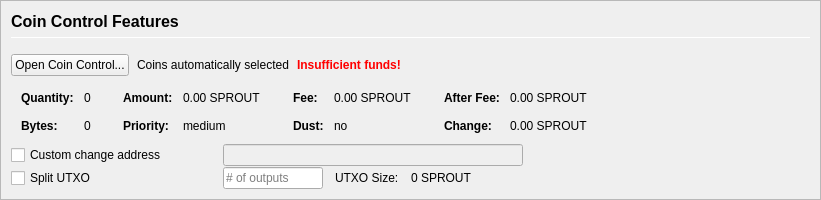
         <widget class="QFrame" name="frameCoinControl">
          <property name="sizePolicy">
           <sizepolicy hsizetype="Expanding" vsizetype="Expanding">
            <horstretch>0</horstretch>
            <verstretch>0</verstretch>
           </sizepolicy>
          </property>
          <property name="maximumSize">
           <size>
            <width>16777215</width>
            <height>16777215</height>
           </size>
          </property>
          <property name="frameShape">
           <enum>QFrame::StyledPanel</enum>
          </property>
          <property name="frameShadow">
           <enum>QFrame::Sunken</enum>
          </property>
          <layout class="QVBoxLayout" name="verticalLayoutCoinControl2">
           <property name="spacing">
            <number>0</number>
           </property>
           <property name="leftMargin">
            <number>0</number>
           </property>
           <property name="topMargin">
            <number>0</number>
           </property>
           <property name="rightMargin">
            <number>0</number>
           </property>
           <property name="bottomMargin">
            <number>0</number>
           </property>
           <item>
            <widget class="QFrame" name="frameCoinControl_BG">
             <layout class="QVBoxLayout" name="verticalLayoutCoinControl" stretch="0,0,0,0,0,0">
              <property name="spacing">
               <number>1</number>
              </property>
              <property name="leftMargin">
               <number>10</number>
              </property>
              <property name="topMargin">
               <number>10</number>
              </property>
              <item>
               <layout class="QHBoxLayout" name="horizontalLayoutCoinControl1">
                <property name="bottomMargin">
                 <number>15</number>
                </property>
                <item>
                 <layout class="QVBoxLayout" name="verticalLayout_3">
                  <property name="spacing">
                   <number>6</number>
                  </property>
                  <item>
                   <widget class="QLabel" name="labelCoinControlFeatures">
                    <property name="sizePolicy">
                     <sizepolicy hsizetype="Preferred" vsizetype="Maximum">
                      <horstretch>0</horstretch>
                      <verstretch>0</verstretch>
                     </sizepolicy>
                    </property>
                    <property name="minimumSize">
                     <size>
                      <width>0</width>
                      <height>20</height>
                     </size>
                    </property>
                    <property name="font">
                     <font>
                      <pointsize>12</pointsize>
                      <weight>75</weight>
                      <bold>true</bold>
                     </font>
                    </property>
                    <property name="styleSheet">
                     <string notr="true">font-weight:bold;</string>
                    </property>
                    <property name="text">
                     <string>Coin Control Features</string>
                    </property>
                   </widget>
                  </item>
                  <item>
                   <widget class="Line" name="line">
                    <property name="minimumSize">
                     <size>
                      <width>0</width>
                      <height>1</height>
                     </size>
                    </property>
                    <property name="maximumSize">
                     <size>
                      <width>16777215</width>
                      <height>1</height>
                     </size>
                    </property>
                    <property name="orientation">
                     <enum>Qt::Horizontal</enum>
                    </property>
                   </widget>
                  </item>
                 </layout>
                </item>
               </layout>
              </item>
              <item>
               <layout class="QHBoxLayout" name="horizontalLayoutCoinControl2" stretch="0,0,0,0">
                <property name="spacing">
                 <number>8</number>
                </property>
                <property name="bottomMargin">
                 <number>10</number>
                </property>
                <item>
                 <widget class="QPushButton" name="pushButtonCoinControl">
                  <property name="styleSheet">
                   <string notr="true"/>
                  </property>
                  <property name="text">
                   <string>Open Coin Control...</string>
                  </property>
                  <property name="autoDefault">
                   <bool>false</bool>
                  </property>
                 </widget>
                </item>
                <item>
                 <widget class="QLabel" name="labelCoinControlAutomaticallySelected">
                  <property name="text">
                   <string>Coins automatically selected</string>
                  </property>
                  <property name="margin">
                   <number>5</number>
                  </property>
                 </widget>
                </item>
                <item>
                 <widget class="QLabel" name="labelCoinControlInsuffFunds">
                  <property name="font">
                   <font>
                    <weight>75</weight>
                    <bold>true</bold>
                   </font>
                  </property>
                  <property name="styleSheet">
                   <string notr="true">color:red;font-weight:bold;</string>
                  </property>
                  <property name="text">
                   <string>Insufficient funds!</string>
                  </property>
                  <property name="margin">
                   <number>5</number>
                  </property>
                 </widget>
                </item>
                <item>
                 <spacer name="horizontalSpacerCoinControl">
                  <property name="orientation">
                   <enum>Qt::Horizontal</enum>
                  </property>
                  <property name="sizeHint" stdset="0">
                   <size>
                    <width>40</width>
                    <height>1</height>
                   </size>
                  </property>
                 </spacer>
                </item>
               </layout>
              </item>
              <item>
               <widget class="QWidget" name="widgetCoinControl" native="true">
                <property name="sizePolicy">
                 <sizepolicy hsizetype="Preferred" vsizetype="Preferred">
                  <horstretch>0</horstretch>
                  <verstretch>0</verstretch>
                 </sizepolicy>
                </property>
                <property name="minimumSize">
                 <size>
                  <width>0</width>
                  <height>0</height>
                 </size>
                </property>
                <property name="styleSheet">
                 <string notr="true"/>
                </property>
                <layout class="QHBoxLayout" name="horizontalLayoutCoinControl5">
                 <property name="leftMargin">
                  <number>0</number>
                 </property>
                 <property name="topMargin">
                  <number>0</number>
                 </property>
                 <property name="rightMargin">
                  <number>0</number>
                 </property>
                 <property name="bottomMargin">
                  <number>0</number>
                 </property>
                 <item>
                  <layout class="QHBoxLayout" name="horizontalLayoutCoinControl3" stretch="0,0,0,1">
                   <property name="spacing">
                    <number>20</number>
                   </property>
                   <property name="topMargin">
                    <number>0</number>
                   </property>
                   <property name="bottomMargin">
                    <number>10</number>
                   </property>
                   <item>
                    <layout class="QFormLayout" name="formLayoutCoinControl1">
                     <property name="horizontalSpacing">
                      <number>10</number>
                     </property>
                     <property name="verticalSpacing">
                      <number>14</number>
                     </property>
                     <property name="leftMargin">
                      <number>10</number>
                     </property>
                     <property name="topMargin">
                      <number>4</number>
                     </property>
                     <property name="rightMargin">
                      <number>6</number>
                     </property>
                     <item row="0" column="0">
                      <widget class="QLabel" name="labelCoinControlQuantityText">
                       <property name="font">
                        <font>
                         <weight>75</weight>
                         <bold>true</bold>
                        </font>
                       </property>
                       <property name="text">
                        <string>Quantity:</string>
                       </property>
                       <property name="margin">
                        <number>0</number>
                       </property>
                      </widget>
                     </item>
                     <item row="0" column="1">
                      <widget class="QLabel" name="labelCoinControlQuantity">
                       <property name="cursor">
                        <cursorShape>IBeamCursor</cursorShape>
                       </property>
                       <property name="contextMenuPolicy">
                        <enum>Qt::ActionsContextMenu</enum>
                       </property>
                       <property name="text">
                        <string notr="true">0</string>
                       </property>
                       <property name="margin">
                        <number>0</number>
                       </property>
                       <property name="textInteractionFlags">
                        <set>Qt::LinksAccessibleByMouse|Qt::TextSelectableByKeyboard|Qt::TextSelectableByMouse</set>
                       </property>
                      </widget>
                     </item>
                     <item row="1" column="0">
                      <widget class="QLabel" name="labelCoinControlBytesText">
                       <property name="font">
                        <font>
                         <weight>75</weight>
                         <bold>true</bold>
                        </font>
                       </property>
                       <property name="text">
                        <string>Bytes:</string>
                       </property>
                      </widget>
                     </item>
                     <item row="1" column="1">
                      <widget class="QLabel" name="labelCoinControlBytes">
                       <property name="cursor">
                        <cursorShape>IBeamCursor</cursorShape>
                       </property>
                       <property name="contextMenuPolicy">
                        <enum>Qt::ActionsContextMenu</enum>
                       </property>
                       <property name="text">
                        <string notr="true">0</string>
                       </property>
                       <property name="textInteractionFlags">
                        <set>Qt::LinksAccessibleByMouse|Qt::TextSelectableByKeyboard|Qt::TextSelectableByMouse</set>
                       </property>
                      </widget>
                     </item>
                    </layout>
                   </item>
                   <item>
                    <layout class="QFormLayout" name="formLayoutCoinControl2">
                     <property name="horizontalSpacing">
                      <number>10</number>
                     </property>
                     <property name="verticalSpacing">
                      <number>14</number>
                     </property>
                     <property name="leftMargin">
                      <number>6</number>
                     </property>
                     <property name="topMargin">
                      <number>4</number>
                     </property>
                     <property name="rightMargin">
                      <number>6</number>
                     </property>
                     <item row="0" column="0">
                      <widget class="QLabel" name="labelCoinControlAmountText">
                       <property name="font">
                        <font>
                         <weight>75</weight>
                         <bold>true</bold>
                        </font>
                       </property>
                       <property name="text">
                        <string>Amount:</string>
                       </property>
                       <property name="margin">
                        <number>0</number>
                       </property>
                      </widget>
                     </item>
                     <item row="0" column="1">
                      <widget class="QLabel" name="labelCoinControlAmount">
                       <property name="cursor">
                        <cursorShape>IBeamCursor</cursorShape>
                       </property>
                       <property name="contextMenuPolicy">
                        <enum>Qt::ActionsContextMenu</enum>
                       </property>
                       <property name="text">
                        <string notr="true">0.00 SPROUT</string>
                       </property>
                       <property name="textInteractionFlags">
                        <set>Qt::LinksAccessibleByMouse|Qt::TextSelectableByKeyboard|Qt::TextSelectableByMouse</set>
                       </property>
                      </widget>
                     </item>
                     <item row="1" column="0">
                      <widget class="QLabel" name="labelCoinControlPriorityText">
                       <property name="font">
                        <font>
                         <weight>75</weight>
                         <bold>true</bold>
                        </font>
                       </property>
                       <property name="text">
                        <string>Priority:</string>
                       </property>
                      </widget>
                     </item>
                     <item row="1" column="1">
                      <widget class="QLabel" name="labelCoinControlPriority">
                       <property name="cursor">
                        <cursorShape>IBeamCursor</cursorShape>
                       </property>
                       <property name="contextMenuPolicy">
                        <enum>Qt::ActionsContextMenu</enum>
                       </property>
                       <property name="text">
                        <string>medium</string>
                       </property>
                       <property name="textInteractionFlags">
                        <set>Qt::LinksAccessibleByMouse|Qt::TextSelectableByKeyboard|Qt::TextSelectableByMouse</set>
                       </property>
                      </widget>
                     </item>
                    </layout>
                   </item>
                   <item>
                    <layout class="QFormLayout" name="formLayoutCoinControl3">
                     <property name="horizontalSpacing">
                      <number>10</number>
                     </property>
                     <property name="verticalSpacing">
                      <number>14</number>
                     </property>
                     <property name="leftMargin">
                      <number>6</number>
                     </property>
                     <property name="topMargin">
                      <number>4</number>
                     </property>
                     <property name="rightMargin">
                      <number>6</number>
                     </property>
                     <item row="0" column="0">
                      <widget class="QLabel" name="labelCoinControlFeeText">
                       <property name="font">
                        <font>
                         <weight>75</weight>
                         <bold>true</bold>
                        </font>
                       </property>
                       <property name="text">
                        <string>Fee:</string>
                       </property>
                       <property name="margin">
                        <number>0</number>
                       </property>
                      </widget>
                     </item>
                     <item row="0" column="1">
                      <widget class="QLabel" name="labelCoinControlFee">
                       <property name="cursor">
                        <cursorShape>IBeamCursor</cursorShape>
                       </property>
                       <property name="contextMenuPolicy">
                        <enum>Qt::ActionsContextMenu</enum>
                       </property>
                       <property name="text">
                        <string notr="true">0.00 SPROUT</string>
                       </property>
                       <property name="textInteractionFlags">
                        <set>Qt::LinksAccessibleByMouse|Qt::TextSelectableByKeyboard|Qt::TextSelectableByMouse</set>
                       </property>
                      </widget>
                     </item>
                     <item row="1" column="0">
                      <widget class="QLabel" name="labelCoinControlLowOutputText">
                       <property name="font">
                        <font>
                         <weight>75</weight>
                         <bold>true</bold>
                        </font>
                       </property>
                       <property name="text">
                        <string>Dust:</string>
                       </property>
                      </widget>
                     </item>
                     <item row="1" column="1">
                      <widget class="QLabel" name="labelCoinControlLowOutput">
                       <property name="cursor">
                        <cursorShape>IBeamCursor</cursorShape>
                       </property>
                       <property name="contextMenuPolicy">
                        <enum>Qt::ActionsContextMenu</enum>
                       </property>
                       <property name="text">
                        <string>no</string>
                       </property>
                       <property name="textInteractionFlags">
                        <set>Qt::LinksAccessibleByMouse|Qt::TextSelectableByKeyboard|Qt::TextSelectableByMouse</set>
                       </property>
                      </widget>
                     </item>
                    </layout>
                   </item>
                   <item>
                    <layout class="QFormLayout" name="formLayoutCoinControl4">
                     <property name="horizontalSpacing">
                      <number>10</number>
                     </property>
                     <property name="verticalSpacing">
                      <number>14</number>
                     </property>
                     <property name="leftMargin">
                      <number>6</number>
                     </property>
                     <property name="topMargin">
                      <number>4</number>
                     </property>
                     <property name="rightMargin">
                      <number>6</number>
                     </property>
                     <item row="0" column="0">
                      <widget class="QLabel" name="labelCoinControlAfterFeeText">
                       <property name="font">
                        <font>
                         <weight>75</weight>
                         <bold>true</bold>
                        </font>
                       </property>
                       <property name="text">
                        <string>After Fee:</string>
                       </property>
                       <property name="margin">
                        <number>0</number>
                       </property>
                      </widget>
                     </item>
                     <item row="0" column="1">
                      <widget class="QLabel" name="labelCoinControlAfterFee">
                       <property name="cursor">
                        <cursorShape>IBeamCursor</cursorShape>
                       </property>
                       <property name="contextMenuPolicy">
                        <enum>Qt::ActionsContextMenu</enum>
                       </property>
                       <property name="text">
                        <string notr="true">0.00 SPROUT</string>
                       </property>
                       <property name="textInteractionFlags">
                        <set>Qt::LinksAccessibleByMouse|Qt::TextSelectableByKeyboard|Qt::TextSelectableByMouse</set>
                       </property>
                      </widget>
                     </item>
                     <item row="1" column="0">
                      <widget class="QLabel" name="labelCoinControlChangeText">
                       <property name="font">
                        <font>
                         <weight>75</weight>
                         <bold>true</bold>
                        </font>
                       </property>
                       <property name="text">
                        <string>Change:</string>
                       </property>
                      </widget>
                     </item>
                     <item row="1" column="1">
                      <widget class="QLabel" name="labelCoinControlChange">
                       <property name="cursor">
                        <cursorShape>IBeamCursor</cursorShape>
                       </property>
                       <property name="contextMenuPolicy">
                        <enum>Qt::ActionsContextMenu</enum>
                       </property>
                       <property name="text">
                        <string notr="true">0.00 SPROUT</string>
                       </property>
                       <property name="textInteractionFlags">
                        <set>Qt::LinksAccessibleByMouse|Qt::TextSelectableByKeyboard|Qt::TextSelectableByMouse</set>
                       </property>
                      </widget>
                     </item>
                    </layout>
                   </item>
                  </layout>
                 </item>
                </layout>
               </widget>
              </item>
              <item>
               <layout class="QHBoxLayout" name="horizontalLayoutCoinControl4">
                <property name="spacing">
                 <number>12</number>
                </property>
                <property name="sizeConstraint">
                 <enum>QLayout::SetDefaultConstraint</enum>
                </property>
                <property name="topMargin">
                 <number>0</number>
                </property>
                <property name="rightMargin">
                 <number>0</number>
                </property>
                <item>
                 <widget class="QCheckBox" name="checkBoxCoinControlChange">
                  <property name="sizePolicy">
                   <sizepolicy hsizetype="Preferred" vsizetype="Preferred">
                    <horstretch>0</horstretch>
                    <verstretch>0</verstretch>
                   </sizepolicy>
                  </property>
                  <property name="minimumSize">
                   <size>
                    <width>200</width>
                    <height>0</height>
                   </size>
                  </property>
                  <property name="maximumSize">
                   <size>
                    <width>200</width>
                    <height>16777215</height>
                   </size>
                  </property>
                  <property name="toolTip">
                   <string>If this is activated, but the change address is empty or invalid, change will be sent to a newly generated address.</string>
                  </property>
                  <property name="text">
                   <string>Custom change address</string>
                  </property>
                 </widget>
                </item>
                <item>
                 <widget class="QValidatedLineEdit" name="lineEditCoinControlChange">
                  <property name="enabled">
                   <bool>false</bool>
                  </property>
                  <property name="sizePolicy">
                   <sizepolicy hsizetype="Preferred" vsizetype="Preferred">
                    <horstretch>0</horstretch>
                    <verstretch>0</verstretch>
                   </sizepolicy>
                  </property>
                  <property name="minimumSize">
                   <size>
                    <width>300</width>
                    <height>0</height>
                   </size>
                  </property>
                 </widget>
                </item>
                <item>
                 <widget class="QLabel" name="labelCoinControlChangeLabel">
                  <property name="sizePolicy">
                   <sizepolicy hsizetype="Preferred" vsizetype="Preferred">
                    <horstretch>0</horstretch>
                    <verstretch>0</verstretch>
                   </sizepolicy>
                  </property>
                  <property name="minimumSize">
                   <size>
                    <width>100</width>
                    <height>0</height>
                   </size>
                  </property>
                  <property name="text">
                   <string/>
                  </property>
                  <property name="margin">
                   <number>3</number>
                  </property>
                 </widget>
                </item>
               </layout>
              </item>
              <item>
               <layout class="QHBoxLayout" name="horizontalLayoutCoinControl6">
                <property name="spacing">
                 <number>12</number>
                </property>
                <property name="rightMargin">
                 <number>0</number>
                </property>
                <item>
                 <widget class="QCheckBox" name="splitBlockCheckBox">
                  <property name="sizePolicy">
                   <sizepolicy hsizetype="Preferred" vsizetype="Preferred">
                    <horstretch>0</horstretch>
                    <verstretch>0</verstretch>
                   </sizepolicy>
                  </property>
                  <property name="minimumSize">
                   <size>
                    <width>200</width>
                    <height>0</height>
                   </size>
                  </property>
                  <property name="maximumSize">
                   <size>
                    <width>200</width>
                    <height>16777215</height>
                   </size>
                  </property>
                  <property name="text">
                   <string>Split UTXO</string>
                  </property>
                 </widget>
                </item>
                <item>
                 <widget class="QLineEdit" name="splitBlockLineEdit">
                  <property name="sizePolicy">
                   <sizepolicy hsizetype="Preferred" vsizetype="Preferred">
                    <horstretch>50</horstretch>
                    <verstretch>0</verstretch>
                   </sizepolicy>
                  </property>
                  <property name="minimumSize">
                   <size>
                    <width>100</width>
                    <height>0</height>
                   </size>
                  </property>
                  <property name="maximumSize">
                   <size>
                    <width>100</width>
                    <height>16777215</height>
                   </size>
                  </property>
                  <property name="placeholderText">
                   <string># of outputs</string>
                  </property>
                 </widget>
                </item>
                <item>
                 <widget class="QLabel" name="labelBlockSizeText">
                  <property name="text">
                   <string>UTXO Size:</string>
                  </property>
                 </widget>
                </item>
                <item>
                 <widget class="QLabel" name="labelBlockSize">
                  <property name="text">
                   <string>0 SPROUT</string>
                  </property>
                 </widget>
                </item>
                <item>
                 <spacer name="horizontalSpacer_7">
                  <property name="orientation">
                   <enum>Qt::Horizontal</enum>
                  </property>
                  <property name="sizeHint" stdset="0">
                   <size>
                    <width>40</width>
                    <height>20</height>
                   </size>
                  </property>
                 </spacer>
                </item>
               </layout>
              </item>
              <item>
               <spacer name="verticalSpacerCoinControl">
                <property name="orientation">
                 <enum>Qt::Vertical</enum>
                </property>
                <property name="sizeHint" stdset="0">
                 <size>
                  <width>800</width>
                  <height>1</height>
                 </size>
                </property>
               </spacer>
              </item>
             </layout>
            </widget>
           </item>
          </layout>
         </widget>
